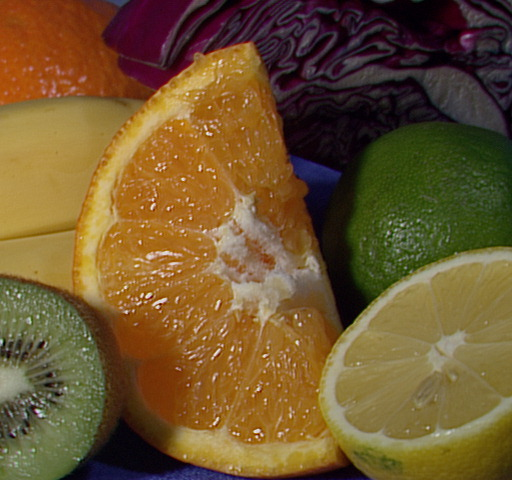
//> input picture images/fruits.jpg, 512 x 480 px
$ ./chapter10-erode-dilate ../../images/fruits.jpg   (built with g++ and OpenCV 4)
//> lines starting //> are read from the running program, lines starting //| are printed output that depends on the picture
#include <opencv2/core.hpp>
#include "opencv2/imgproc.hpp"
#include <opencv2/highgui.hpp>
#include <iostream>
using namespace cv;
using namespace std;

Mat src, erosion_dst, dilation_dst;
int erosion_elem = 0;
int erosion_size = 0;
int dilation_elem = 0;
int dilation_size = 0;
int const max_elem = 2;
int const max_kernel_size = 21;
void Erosion(int, void*);
void Dilation(int, void*);

int main(int argc, char** argv)
{
    if (argc != 2)
    {
        cout << " Usage: " << argv[0] << " ImageToLoadAndDisplay" << endl;
        return -1;
    }
    src = imread(argv[1], IMREAD_COLOR); // Read the file
//> src is the input picture: 480 rows x 512 cols, CV_8UC3; mean B, G, R 46.2, 85.6, 110.8
    if (src.empty()) // Check for invalid input
    {
        cout << "Could not open or find the image" << std::endl;
        return -1;
    }
    namedWindow("Erosion Demo", WINDOW_AUTOSIZE);
    namedWindow("Dilation Demo", WINDOW_AUTOSIZE);
    moveWindow("Dilation Demo", src.cols, 0);
    createTrackbar("Element:\n 0: Rect \n 1: Cross \n 2: Ellipse", "Erosion Demo",
        &erosion_elem, max_elem,
        Erosion);
//> slider 'Element:\n 0: Rect \n 1: Cross \n' is set to 1
    createTrackbar("Kernel size:\n 2n +1", "Erosion Demo",
        &erosion_size, max_kernel_size,
        Erosion);
//> slider 'Kernel size:\n 2n +1' is set to 7
    createTrackbar("Element:\n 0: Rect \n 1: Cross \n 2: Ellipse", "Dilation Demo",
        &dilation_elem, max_elem,
        Dilation);
//> slider 'Element:\n 0: Rect \n 1: Cross \n' is set to 1
    createTrackbar("Kernel size:\n 2n +1", "Dilation Demo",
        &dilation_size, max_kernel_size,
        Dilation);
//> slider 'Kernel size:\n 2n +1' is set to 7
    Erosion(0, 0);
    Dilation(0, 0);
    waitKey(0);
    return 0;
}

void Erosion(int, void*)
{
    int erosion_type = 0;
    if (erosion_elem == 0) { erosion_type = MORPH_RECT; }
    else if (erosion_elem == 1) { erosion_type = MORPH_CROSS; }
    else if (erosion_elem == 2) { erosion_type = MORPH_ELLIPSE; }
    Mat element = getStructuringElement(erosion_type,
        Size(2 * erosion_size + 1, 2 * erosion_size + 1),
        Point(erosion_size, erosion_size));
    erode(src, erosion_dst, element);
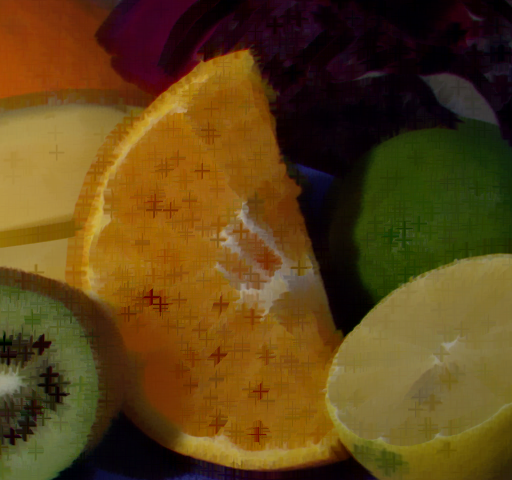
//> erosion_dst: 480 rows x 512 cols, CV_8UC3; mean B, G, R 22.5, 67, 93.3
    imshow("Erosion Demo", erosion_dst);
}
void Dilation(int, void*)
{
    int dilation_type = 0;
    if (dilation_elem == 0) { dilation_type = MORPH_RECT; }
    else if (dilation_elem == 1) { dilation_type = MORPH_CROSS; }
    else if (dilation_elem == 2) { dilation_type = MORPH_ELLIPSE; }
    Mat element = getStructuringElement(dilation_type,
        Size(2 * dilation_size + 1, 2 * dilation_size + 1),
        Point(dilation_size, dilation_size));
    dilate(src, dilation_dst, element);
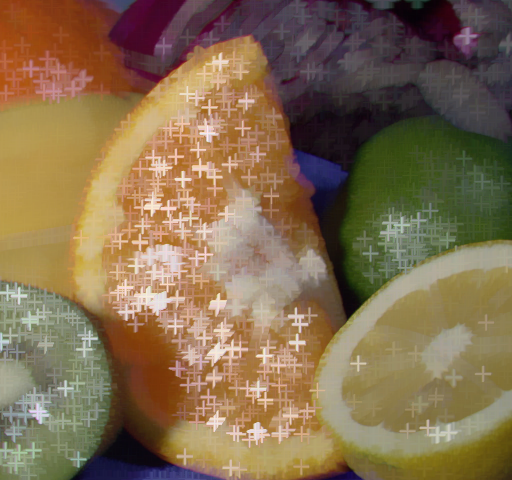
//> dilation_dst: 480 rows x 512 cols, CV_8UC3; mean B, G, R 79.3, 109.3, 131.4
    imshow("Dilation Demo", dilation_dst);
}
